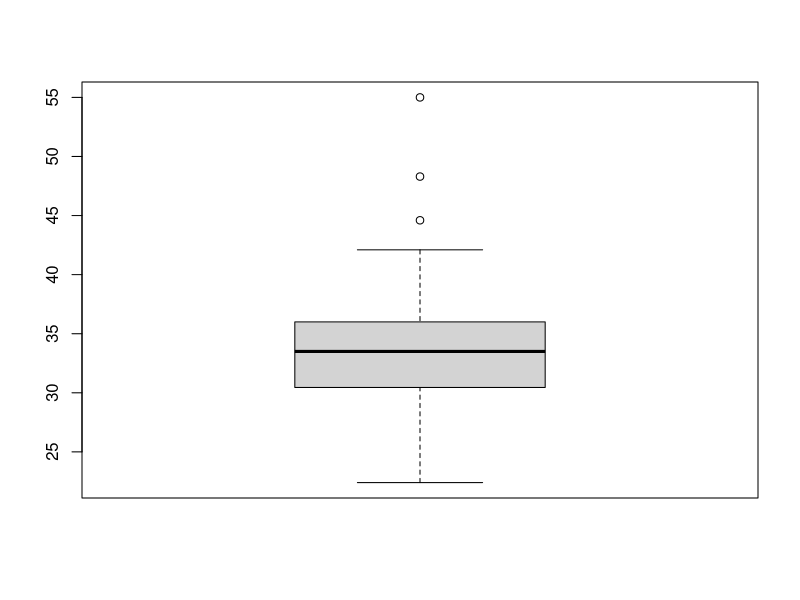
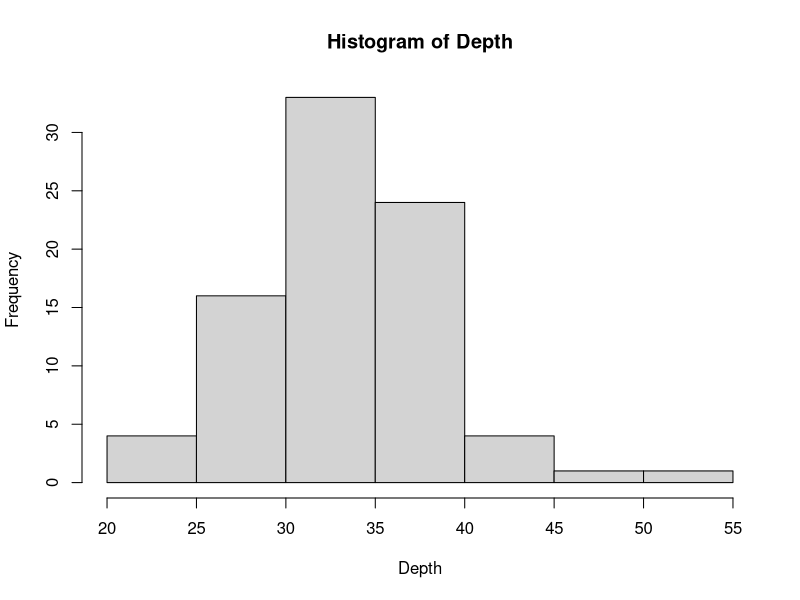
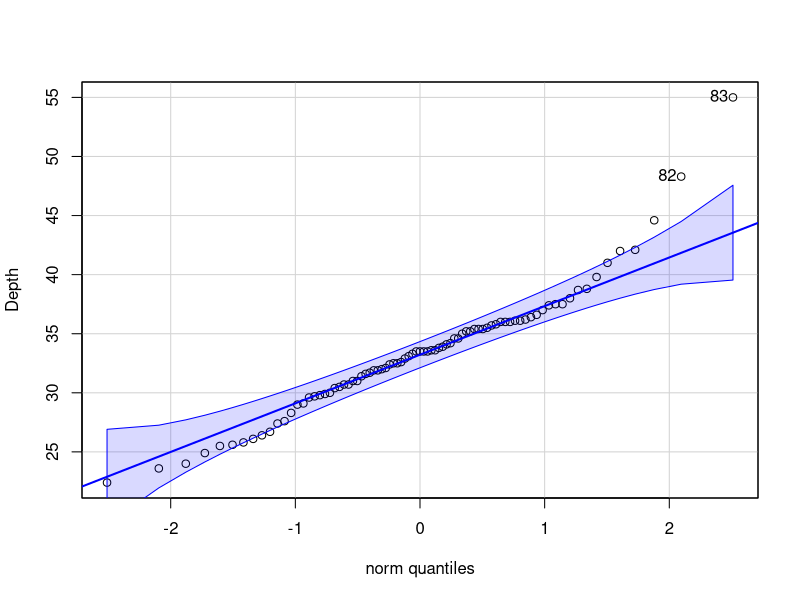

These charts were generated, in order, by the following R code:
## ---- chunk 1
Depth <- c(
22.4,23.6,24.0,24.9,25.5,25.6,
25.8,26.1,26.4,26.7,27.4,27.6,
28.3,29.0,29.1,29.6,29.7,29.8,
29.9,30.0,30.4,30.5,30.7,30.7,
31.0,31.0,31.4,31.6,31.7,31.9,
31.9,32.0,32.1,32.4,32.5,32.5,
32.6,32.9,33.1,33.3,33.5,33.5,
33.5,33.5,33.6,33.6,33.8,33.9,
34.1,34.2,34.6,34.6,35.0,35.2,
35.2,35.4,35.4,35.4,35.5,35.7,
35.8,36.0,36.0,36.0,36.1,36.1,
36.2,36.4,36.6,37.0,37.4,37.5,
37.5,38.0,38.7,38.8,39.8,41.0,
42.0,42.1,44.6,48.3,55.0)
boxplot(Depth)
hist(Depth)
## ---- chunk 2
library(car)
qqPlot(Depth)
## ---- chunk 3
mean(Depth)-2.33*sd(Depth)/sqrt(length(Depth))
## ---- chunk 4
qt(1-0.1,15)
## ---- chunk 5
qt(1-0.05,31)
## ---- chunk 6
qt(1-0.025,31)
## ---- chunk 7
qt(0.95+0.025,10)
## ---- chunk 8
qt(0.95,15)
## ---- chunk 9
qt(0.995,45)
## ---- chunk 10
data <- c(0.95,0.85,0.92,0.95,0.93,0.86,1.0,0.92,0.85,0.81,0.78,0.93,0.93,1.05,0.93,1.06,0.96,0.81,0.96)
n <- length(data)
b <- 5000
results <- rep(NA,b)
for(i in 1:b){
  my.sample <- sample(data,size = n, replace = TRUE)
  results[i]<-mean(my.sample)
}
length(unique(results))
lower.lim <- quantile(results,0.025)
upper.lim <- quantile(results,0.975)
c(lower.lim,upper.lim)
